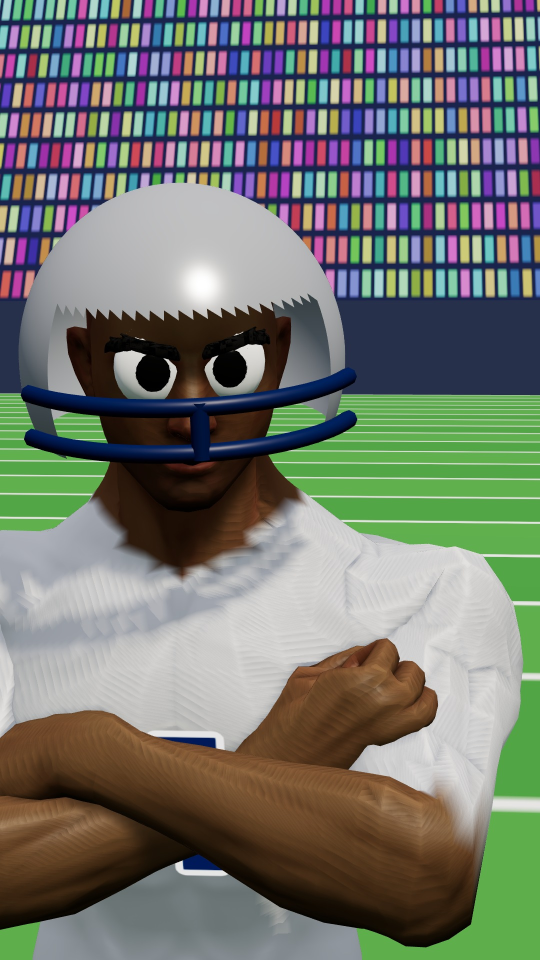
#> input picture du_an/P01_sport_usa_whatif/engine/smoke_test/nhanvat_v2_can_canh.jpg, 1080 x 1920 px (shown at 1/2 size)
$ python stream_insert.py ../../../P01_sport_usa_whatif/engine/smoke_test/nhanvat_v2_can_canh.jpg ../../../P01_sport_usa_whatif/engine/smoke_test/nhanvat_v2_trung_canh.jpg
#> lines starting #> are read from the running program, lines starting #| are printed output that depends on the picture; after the words box and inside, x2 and y2 are one past the last pixel; in counts of white or black regions, pixels touching at a corner belong together
### du_an/P02_tyler_meets/tools/kitfonts.py
"""kitfonts — chọn font chạy được cả Windows lẫn Linux (phiên cloud).

kf("C:/Windows/Fonts/arialbd.ttf") trả lại đúng đường dẫn đó nếu file có thật (Windows),
nếu không thì trả font thay thế trên Linux. Bảng thay thế:
  arial / arialbd      -> Liberation Sans (cùng số đo chữ với Arial)
  ariblk (Arial Black) -> Archivo Black (OFL)   — gần nhất, KHÔNG giống hệt
  impact               -> Anton (OFL)           — gần nhất, KHÔNG giống hệt
  seguisym             -> Noto Sans Symbols2
  seguiemj             -> Noto Color Emoji (chỉ nạp được ở cỡ 109)
  Roboto-BlackItalic   -> bản Roboto của gói fonts-roboto
"""
import os

_LIN = {
    "arial.ttf": "/usr/share/fonts/truetype/liberation/LiberationSans-Regular.ttf",
    "arialbd.ttf": "/usr/share/fonts/truetype/liberation/LiberationSans-Bold.ttf",
    "ariblk.ttf": "/usr/local/share/fonts/tylerkit/ArchivoBlack-Regular.ttf",
    "impact.ttf": "/usr/local/share/fonts/tylerkit/Anton-Regular.ttf",
    "seguisym.ttf": "/usr/share/fonts/truetype/noto/NotoSansSymbols2-Regular.ttf",
    "seguiemj.ttf": "/usr/share/fonts/truetype/noto/NotoColorEmoji.ttf",
    "roboto-blackitalic.ttf": "/usr/share/fonts/truetype/roboto/unhinted/RobotoTTF/Roboto-BlackItalic.ttf",
}


def kf(path):
    if path and os.path.exists(path):
        return path
    alt = _LIN.get(os.path.basename(path or "").lower())
    return alt if alt and os.path.exists(alt) else path

### du_an/P02_tyler_meets/tools/hb/stream_insert.py
"""Phone livestream insert for TMG01: a fictional streamer playing a fictional crime-city game (no real logos/brands).
python tools/hb/stream_insert.py <game_frame.png> <out.png>"""
import os as _os, sys as _sys; _sys.path.insert(0, _os.path.join(_os.path.dirname(_os.path.abspath(__file__)), "..")); from kitfonts import kf  # font Windows/Linux
import sys, os
from PIL import Image, ImageDraw, ImageFont, ImageFilter
G, O = sys.argv[1], sys.argv[2]
W, H = 1080, 1920
B = lambda s: ImageFont.truetype(kf("C:/Windows/Fonts/arialbd.ttf"), s)
F = lambda s: ImageFont.truetype(kf("C:/Windows/Fonts/arial.ttf"), s)
bg = Image.open(G).convert("RGB").resize((W, H)).filter(ImageFilter.GaussianBlur(18))
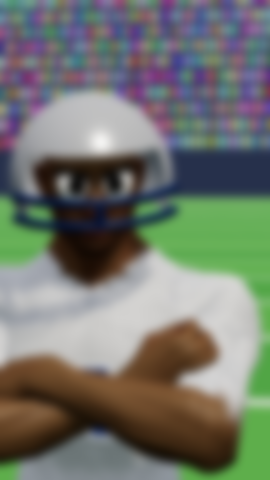
#> bg: PIL image 1080x1920 RGB (shown at 1/4 size); mean R, G, B 113.4, 117.4, 108.8
bg = Image.blend(bg, Image.new("RGB", (W, H), (20, 22, 28)), 0.55)
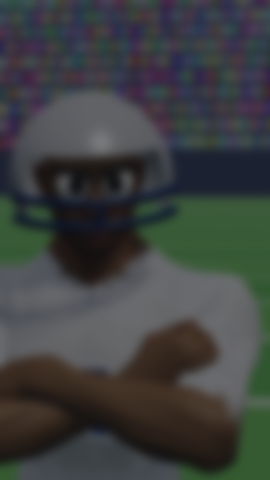
#> bg: PIL image 1080x1920 RGB (shown at 1/4 size); mean R, G, B 61.6, 64.4, 63.9
d = ImageDraw.Draw(bg)
# phone body
PX, PY, PW, PH = 150, 170, 780, 1580
d.rounded_rectangle((PX - 18, PY - 18, PX + PW + 18, PY + PH + 18), 70, fill=(18, 18, 20))
scr = Image.new("RGB", (PW, PH), (14, 14, 18)); s = ImageDraw.Draw(scr)
# status bar
s.text((40, 22), "9:41", font=B(34), fill="white"); s.text((PW - 150, 22), "5G  82%", font=B(30), fill="white")
# stream video (landscape game frame, cropped from the render) + game HUD (fictional)
vid_h = 470; game = Image.open(G).convert("RGB")
#> further down, game is the input picture: PIL image 1080x1920 RGB; mean R, G, B 113.4, 117.3, 108.7
gw, gh = game.size; crop = game.crop((0, int(gh * 0.18), gw, int(gh * 0.18) + int(gw * vid_h / PW)))
vid = crop.resize((PW, vid_h)); v = ImageDraw.Draw(vid)
v.ellipse((22, vid_h - 150, 152, vid_h - 20), fill=(30, 40, 50), outline="white", width=4)          # minimap
v.polygon([(87, vid_h - 105), (77, vid_h - 75), (97, vid_h - 75)], fill=(255, 210, 63))
for k in range(5):                                                                                    # wanted stars (2 of 5)
    x = PW - 60 - k * 46; col = (255, 255, 255) if k < 2 else (90, 90, 90)
    o_ = 62; v.polygon([(x, 30 + o_), (x + 8, 48 + o_), (x + 27, 48 + o_), (x + 12, 60 + o_), (x + 18, 79 + o_), (x, 67 + o_), (x - 18, 79 + o_), (x - 12, 60 + o_), (x - 27, 48 + o_), (x - 8, 48 + o_)], fill=col, outline=(0, 0, 0))
v.rectangle((22, 22, 222, 38), fill=(40, 40, 40)); v.rectangle((22, 22, 202, 38), fill=(76, 217, 100))   # health
v.text((PW - 170, vid_h - 52), "$ 1,204", font=B(34), fill=(120, 230, 120))
scr.paste(vid, (0, 90))
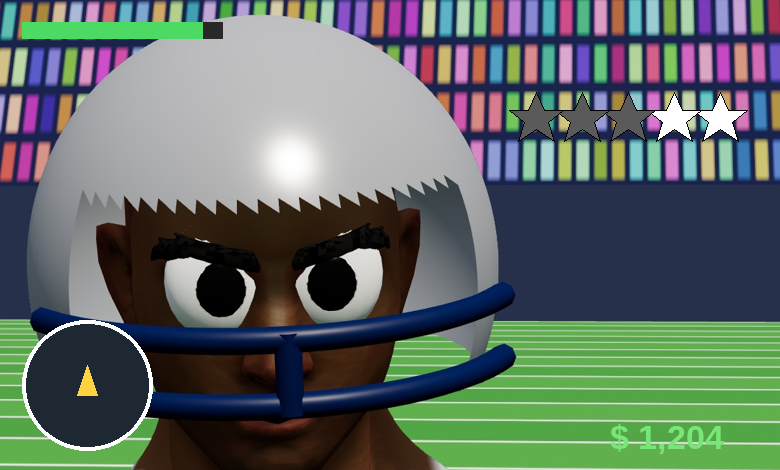
#> vid: PIL image 780x470 RGB; mean R, G, B 95.6, 107.7, 101.7
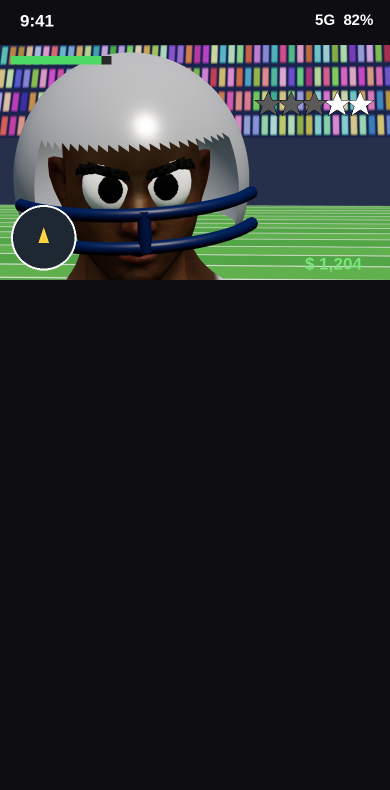
#> scr: PIL image 780x1580 RGB (shown at 1/2 size); mean R, G, B 38.6, 42.2, 43.2
# LIVE badge + timer + viewers
s.rounded_rectangle((24, 110, 120, 154), 10, fill=(230, 30, 60)); s.text((38, 114), "LIVE", font=B(32), fill="white")
s.rounded_rectangle((130, 110, 318, 154), 10, fill=(0, 0, 0)); s.text((142, 114), "31:04:12", font=B(32), fill="white")
s.rounded_rectangle((PW - 200, 110, PW - 24, 154), 10, fill=(0, 0, 0)); s.text((PW - 188, 114), "👁 12.4K".replace("👁 ", "• "), font=B(32), fill="white")
# streamer row
y = 90 + vid_h + 30
s.ellipse((30, y, 120, y + 90), fill=(155, 89, 182)); s.text((52, y + 18), "XL", font=B(40), fill="white")
s.text((140, y + 6), "xXLegendDriverXx", font=B(38), fill="white"); s.text((140, y + 52), "DAY 2 • NO SLEEP", font=F(30), fill=(170, 170, 180))
s.rounded_rectangle((PW - 210, y + 18, PW - 30, y + 72), 26, fill=(145, 70, 255)); s.text((PW - 182, y + 26), "Follow", font=B(32), fill="white")
# chat
y += 130; s.line((0, y, PW, y), fill=(40, 40, 48), width=2); y += 20
chat = [("brody_irl", "BRO THIS IS SO REAL", (184, 255, 59)), ("noodle_kid", "how long has he been live", (120, 180, 255)),
        ("brody_irl", "im literally in vice city rn", (184, 255, 59)), ("mod_bot", "please touch grass :)", (255, 160, 80)),
        ("sk8erjen", "who is brody", (255, 120, 170)), ("brody_irl", "SKRRRT", (184, 255, 59)), ("tacoTues", "gg", (150, 230, 200)),
        ("brody_irl", "2 STARS LETS GO", (184, 255, 59)), ("noodle_kid", "bro go to class", (120, 180, 255))]
for name, msg, col in chat:
    s.text((34, y), name + ":", font=B(32), fill=col); w = s.textlength(name + ": ", font=B(32)); s.text((34 + w, y), msg, font=F(32), fill="white"); y += 56
#> this loop made 9 passes
#> w on passes 1 to 8: 156.5, 188.5, 156.5, 154.6, 149.4, 156.5, 157.7, 156.5
#> after the loop, y = 1244
s.rounded_rectangle((24, PH - 100, PW - 24, PH - 30), 34, fill=(32, 32, 40)); s.text((56, PH - 84), "Send a message...", font=F(32), fill=(140, 140, 150))
mask = Image.new("L", (PW, PH), 0); ImageDraw.Draw(mask).rounded_rectangle((0, 0, PW, PH), 56, fill=255)
#> after `ImageDraw.Draw(mask).rounded_rectangle((0, 0, PW, PH), 56, fill=255)`:
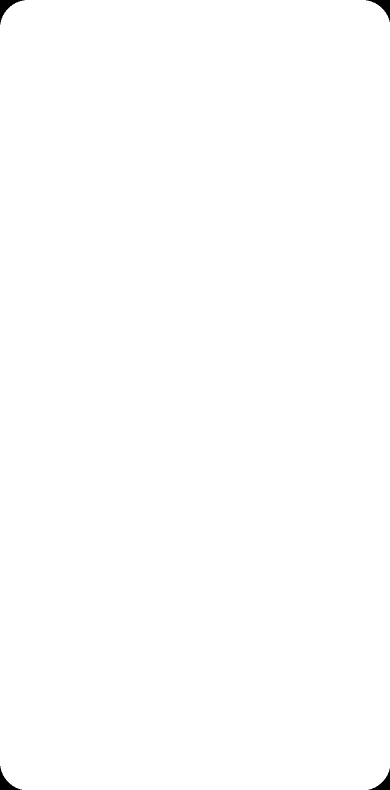
#> mask: PIL image 780x1580 L (shown at 1/2 size); 99.8% white; 4 black regions, box (x1, y1, x2, y2) and area: (0, 0, 49, 49) 691, (732, 0, 780, 44) 642, (0, 1532, 44, 1580) 642, (737, 1537, 780, 1580) 594
bg.paste(scr, (PX, PY), mask)
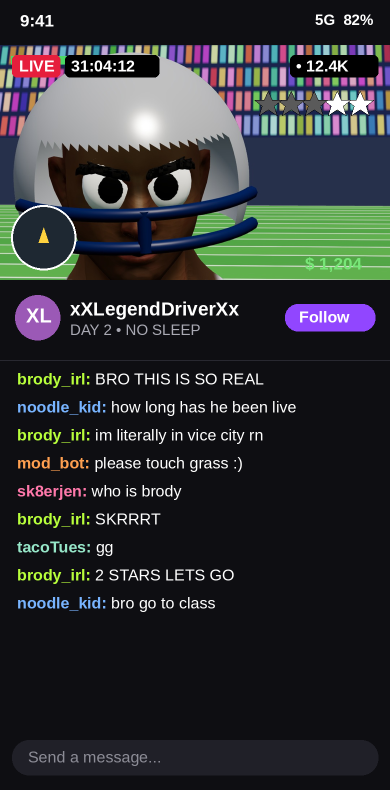
#> scr: PIL image 780x1580 RGB (shown at 1/2 size); mean R, G, B 45.7, 47.9, 50.1
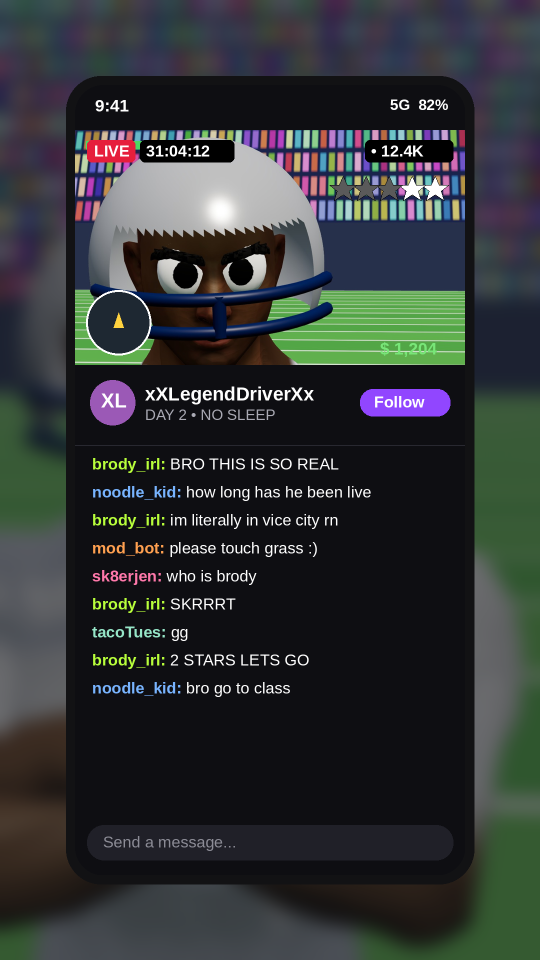
#> bg: PIL image 1080x1920 RGB (shown at 1/2 size); mean R, G, B 49.1, 52.9, 53.8
bg.save(O); print("stream insert ->", O)
#| stream insert -> ../../../P01_sport_usa_whatif/engine/smoke_test/nhanvat_v2_trung_canh.jpg

$ run again, on du_an/P01_sport_usa_whatif/engine/smoke_test/smoke_1s.jpg
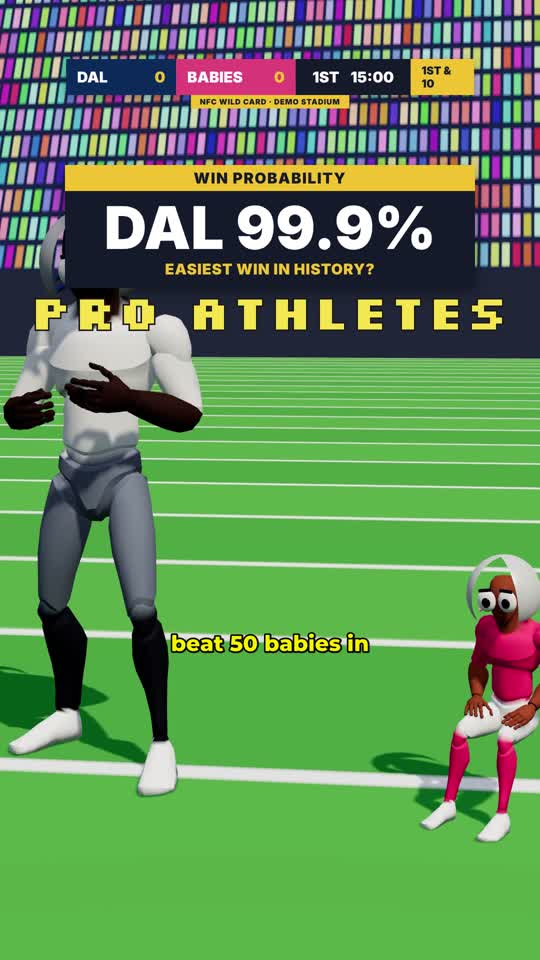
#> input picture du_an/P01_sport_usa_whatif/engine/smoke_test/smoke_1s.jpg, 540 x 960 px
#> game is the input picture: PIL image 540x960 RGB; mean R, G, B 99.2, 140.2, 87.8
#> `scr.paste(vid, (0, 90))`:
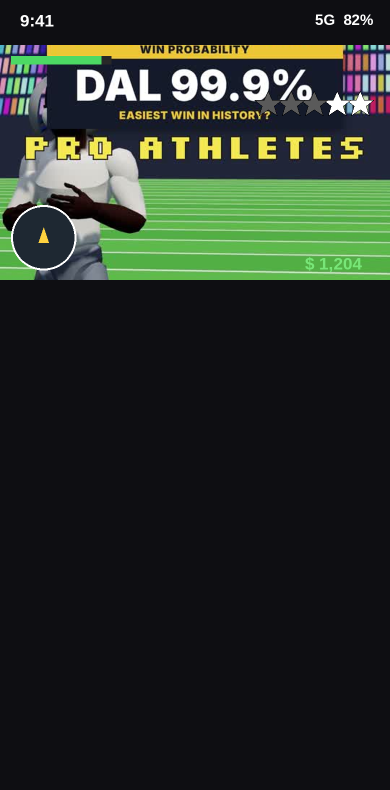
#> scr: PIL image 780x1580 RGB (shown at 1/2 size); mean R, G, B 38.9, 46.4, 38.6
#> the loop `for name, msg, col in chat:` made 9 passes
#> w on passes 1 to 8: 156.5, 188.5, 156.5, 154.6, 149.4, 156.5, 157.7, 156.5
#> after the loop `for name, msg, col in chat:`: y = 1244
#> mask: PIL image 780x1580 L; every value is 0
#> mask: PIL image 780x1580 L; 99.8% white; 4 black regions, box (x1, y1, x2, y2) and area: (0, 0, 49, 49) 691, (732, 0, 780, 44) 642, (0, 1532, 44, 1580) 642, (737, 1537, 780, 1580) 594
#> `bg.paste(scr, (PX, PY), mask)`:
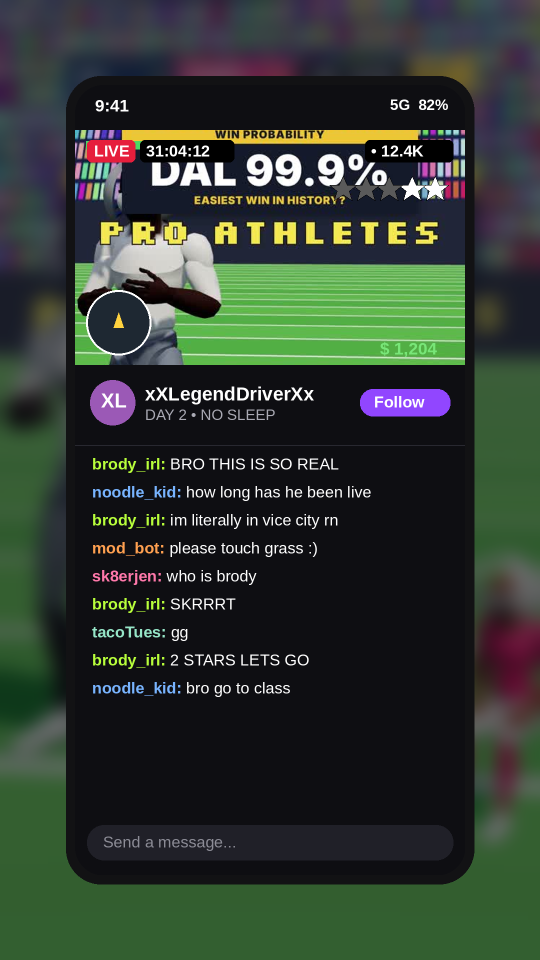
#> bg: PIL image 1080x1920 RGB (shown at 1/2 size); mean R, G, B 48.6, 58.4, 49.2
#| stream insert -> ../../../P01_sport_usa_whatif/engine/smoke_test/smoke_1s.jpg
